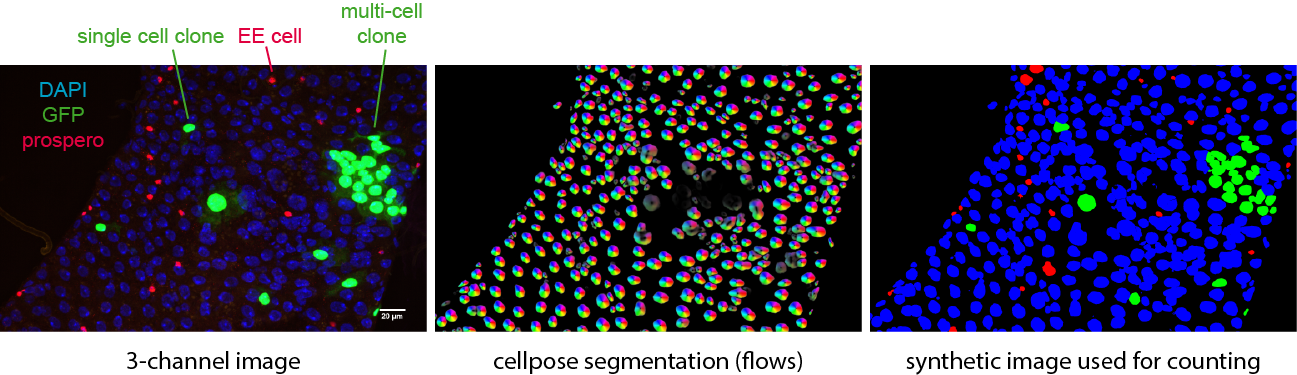
#> input picture cca_images/example_pose.png, 1297 x 375 px
$ python -i seg_and_bin.py   (imports and definitions only)   (older library calls are emulated)
#> lines starting #> are read from the running program, lines starting #| are printed output that depends on the picture
from scipy import ndimage
from skimage import filters, feature, morphology, segmentation
import numpy as np


def watershed_binary_img_to_labelled_img(
    binary_img, gaussian_sigma=3, kernel_size_peak_local_max=np.ones((18, 18))
):
    distance = ndimage.distance_transform_edt(binary_img)
    distance = filters.gaussian(distance, sigma=gaussian_sigma)
    local_maxi = feature.peak_local_max(
        distance, indices=False, footprint=kernel_size_peak_local_max, labels=binary_img
    )
    markers = morphology.label(local_maxi)
    watershed_img = segmentation.watershed(
        -distance, markers=markers, mask=binary_img
    )
    return watershed_img


def gaussian_threshold_remove_small_objects_and_holes(
    img,
    threshold_method,
    gaussian_sigma=3,
    min_hole_size=10,
    min_object_size=100,
    **kwargs_thresh
):
    return morphology.remove_small_holes(
        morphology.remove_small_objects(
            img
            > threshold_method(
                filters.gaussian(img, sigma=gaussian_sigma), **kwargs_thresh
            ),
            min_size=min_object_size,
        ),
        area_threshold=min_hole_size,
    )


def rolling_disk(image, radius=50, light_bg=False):
    from skimage.morphology import white_tophat, black_tophat, disk
    str_el = disk(radius)
    print(image.shape)
    if light_bg:
        return black_tophat(image, str_el)
    else:
        return white_tophat(image, str_el)


def remove_large_and_small_labels(input_mask, max_size, min_size):
    out = np.copy(input_mask)
    component_sizes = np.bincount(input_mask.ravel())
    not_right_size = (component_sizes < min_size) | (component_sizes > max_size)
    not_right_size_mask = not_right_size[input_mask]
    out[not_right_size_mask] = 0
    return out

>>> import cv2
>>> picture = cv2.imread('cca_images/example_pose.png', cv2.IMREAD_GRAYSCALE)
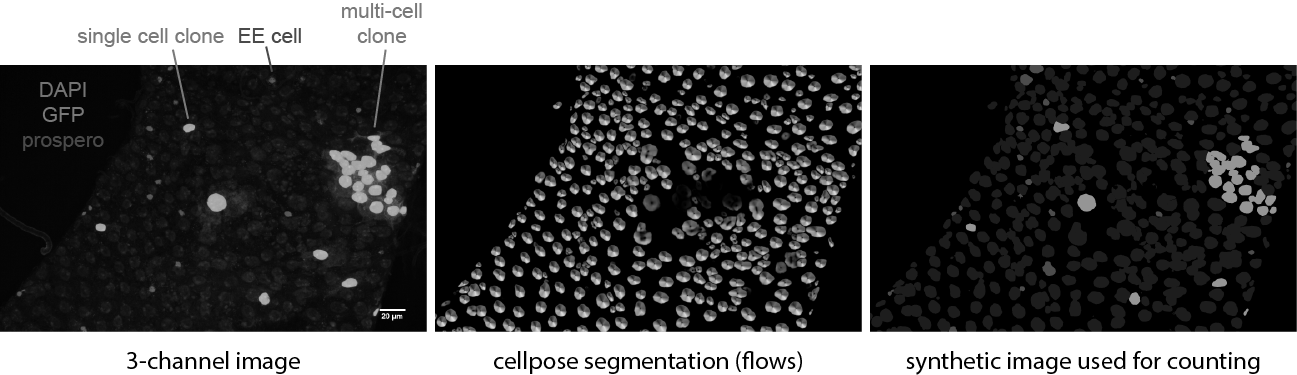
#> picture: shape (375, 1297); min 0, max 255, mean 88.8
>>> result = watershed_binary_img_to_labelled_img(picture)
#> in watershed_binary_img_to_labelled_img, `distance = ndimage.distance_transform_edt(binary_img)`:
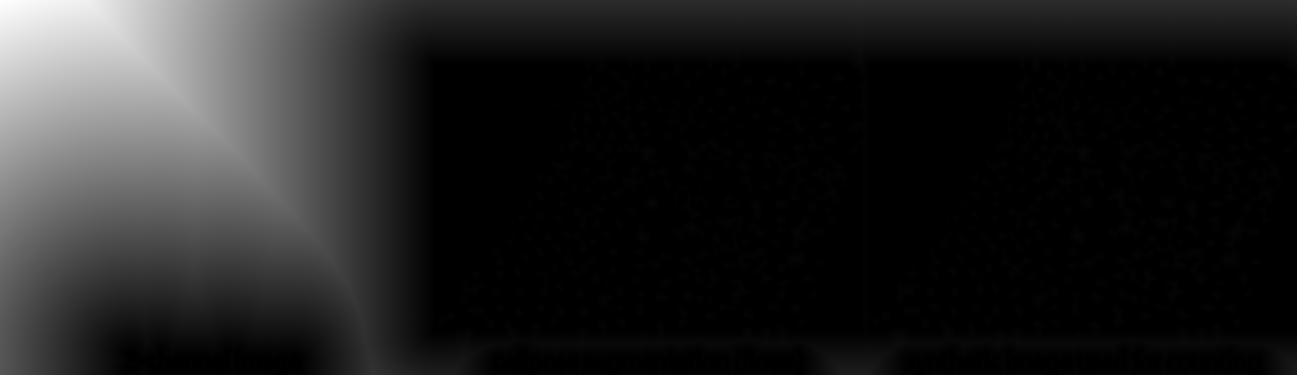
#> distance: shape (375, 1297) float64; min 0, max 375.5, mean 48.9; drawn with min black and max white
#> in watershed_binary_img_to_labelled_img, `local_maxi = feature.peak_local_max( distance, indices=False, footprin..`:
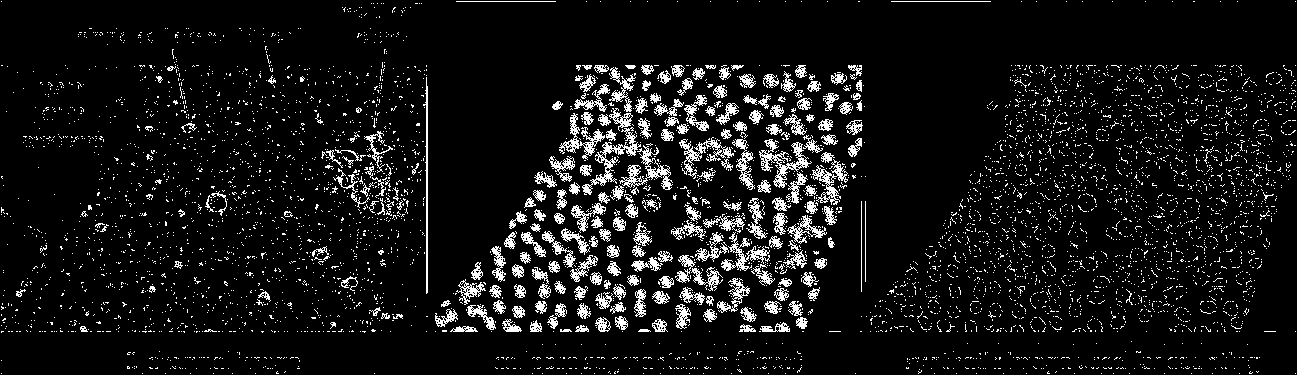
#> local_maxi: shape (375, 1297) bool; 8.1% white in thin lines or dots
#> in watershed_binary_img_to_labelled_img, `markers = morphology.label(local_maxi)`:
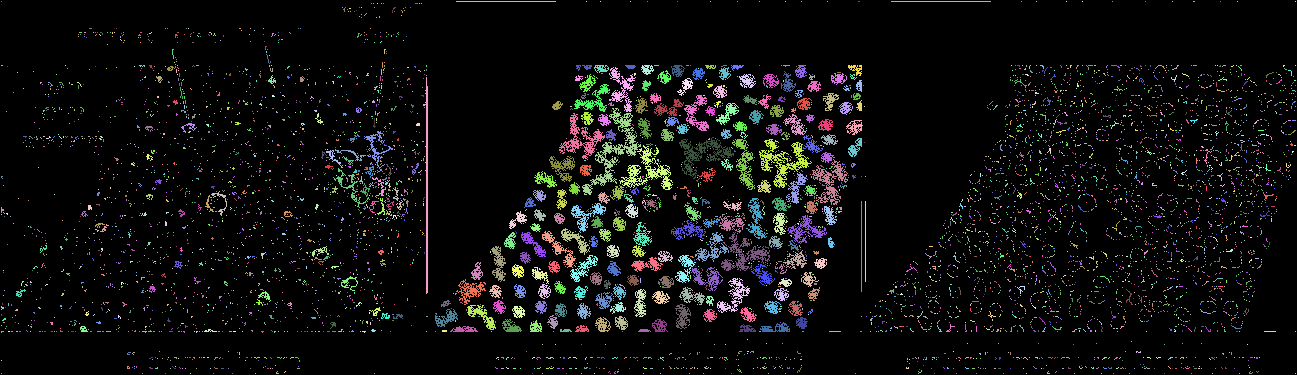
#> markers: shape (375, 1297) int32; 5383 distinct labels, from 0 to 5382; one colour per label, 0 black
#> in watershed_binary_img_to_labelled_img, `watershed_img = segmentation.watershed( -distance, markers=markers, ma..`:
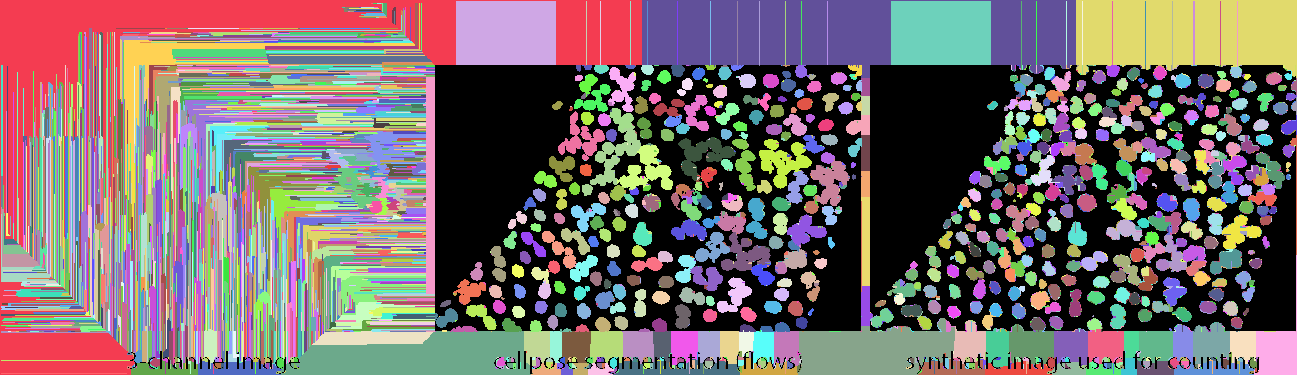
#> watershed_img: shape (375, 1297) int32; 5383 distinct labels, from 0 to 5382; one colour per label, 0 black
